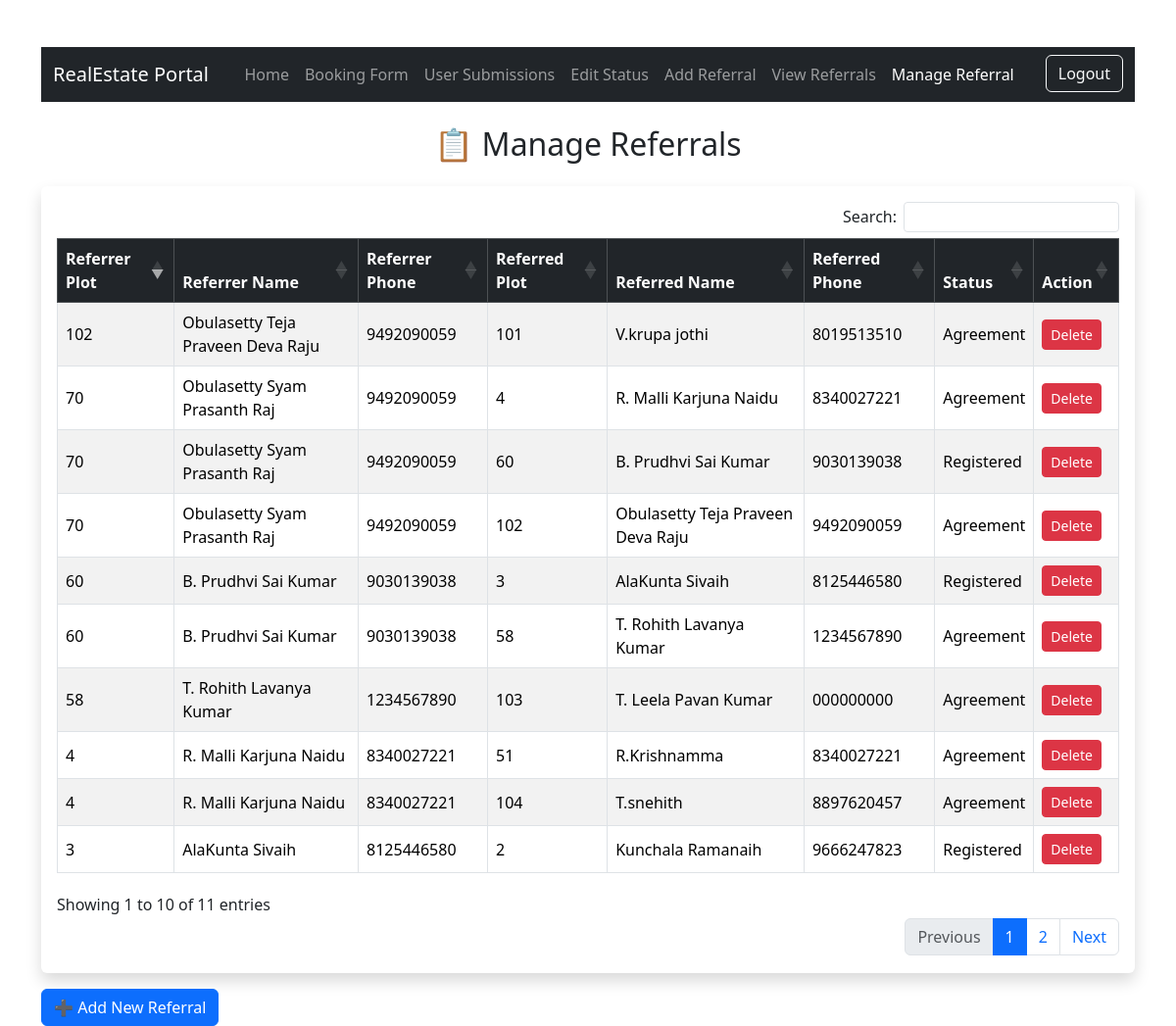
/manage_referrals.php, run on an earlier commit of the app's database.
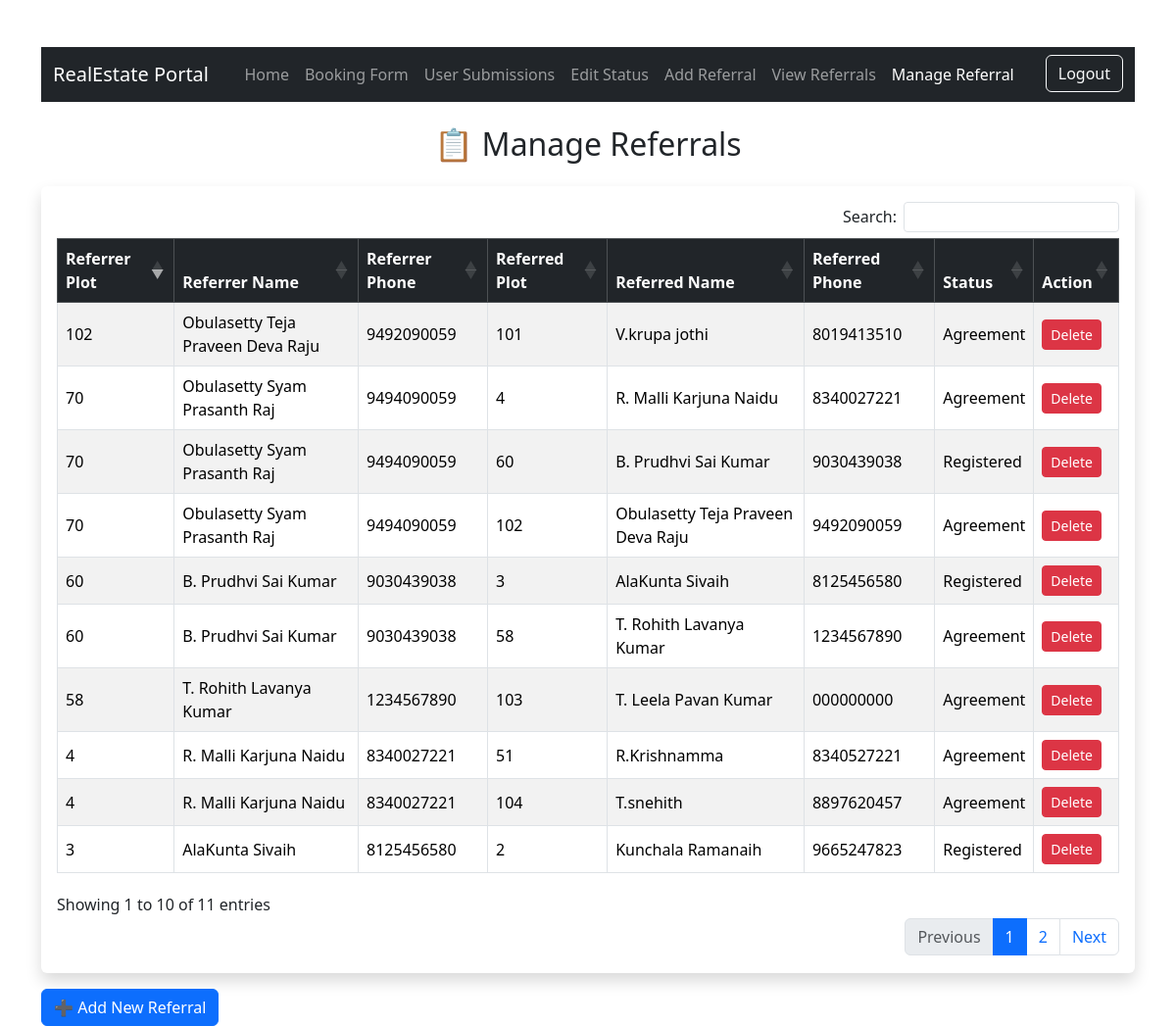
And on a later commit of the database.
### tables this page shows
CREATE TABLE `referrals` (
  `id` int(11) NOT NULL,
  `referrer_id` int(11) NOT NULL,
  `referrer_plot` varchar(50) NOT NULL,
  `referred_user_id` int(11) NOT NULL,
  `referred_plot` varchar(50) NOT NULL,
  `status` enum('Pending','Agreement') DEFAULT 'Pending',
  `created_at` timestamp NULL DEFAULT current_timestamp()
);

CREATE TABLE `user_details` (
  `id` int(11) NOT NULL,
  `name` varchar(100) DEFAULT NULL,
  `phone` varchar(20) DEFAULT NULL,
  `plot` varchar(50) DEFAULT NULL,
  `status` varchar(50) DEFAULT NULL,
  `created_at` timestamp NOT NULL DEFAULT current_timestamp(),
  `registered_date` datetime DEFAULT NULL,
  `booked_date` datetime DEFAULT NULL,
  `agreement_date` datetime DEFAULT NULL,
  `referral_bonus` int(11) DEFAULT 0
);

### manage_referrals.php (the view, shortened to what this page needs)
<?php
include 'db_config.php';
$query = "
  SELECT r.id,
         ur.plot AS referrer_plot, ur.name AS referrer_name, ur.phone AS referrer_phone,
         ue.plot AS referred_plot, ue.name AS referred_name, ue.phone AS referred_phone, ue.status
  FROM referrals r
  JOIN user_details ur ON r.referrer_id = ur.id
  JOIN user_details ue ON r.referred_user_id = ue.id
  ORDER BY r.id DESC
";
$result = $conn->query($query);
?>
<!DOCTYPE html>
<html lang="en">
<head>
  <link href="https://cdn.jsdelivr.net/npm/bootstrap@5.3.2/dist/css/bootstrap.min.css" rel="stylesheet"/>
  <link href="https://cdn.datatables.net/1.13.4/css/dataTables.bootstrap5.min.css" rel="stylesheet"/>
  <link href="https://cdn.datatables.net/buttons/2.4.1/css/buttons.bootstrap5.min.css" rel="stylesheet"/>
</head>
<body class="container mt-5">
<nav class="navbar navbar-expand-lg navbar-dark bg-dark">
    <div class="container">
      <a class="navbar-brand" href="index.php">RealEstate Portal</a>
      <div class="collapse navbar-collapse" id="navbarNav">
        <ul class="navbar-nav ms-auto">
          <li class="nav-item"><a class="nav-link" href="index.php">Home</a></li>
          <li class="nav-item"><a class="nav-link " href="book.php">Booking Form</a></li>
          <li class="nav-item"><a class="nav-link" href="User-data.php">User Submissions</a></li>
          <li class="nav-item"><a class="nav-link" href="Edit.php">Edit Status</a></li>
          <li class="nav-item"><a class="nav-link " href="add_referral.php">Add Referral</a></li>
          <li class="nav-item"><a class="nav-link " href="referral_tree.php">View Referrals</a></li>
          <li class="nav-item"><a class="nav-link active  " href="manage_referrals.php">Manage Referral</a></li>
          <li class="nav-item ms-4"><a class="btn btn-outline-light" href="logout.php">Logout</a></li>
        </ul>
      </div>
    </div>
  </nav>
  <br/>
  <h2 class="mb-4 text-center">📋 Manage Referrals</h2>
  <div class="table-responsive bg-white p-3 shadow rounded">
    <table id="refTable" class="table table-bordered table-striped align-middle">
      <thead class="table-dark">
        <tr>
          <th>Referrer Plot</th>
          <th>Referrer Name</th>
          <th>Referrer Phone</th>
          <th>Referred Plot</th>
          <th>Referred Name</th>
          <th>Referred Phone</th>
          <th>Status</th>
          <th>Action</th>
        </tr>
      </thead>
      <tbody>
        <?php while ($row = $result->fetch_assoc()): ?>
          <tr>
            <td><?= htmlspecialchars($row['referrer_plot']) ?></td>
            <td><?= htmlspecialchars($row['referrer_name']) ?></td>
            <td><?= htmlspecialchars($row['referrer_phone']) ?></td>
            <td><?= htmlspecialchars($row['referred_plot']) ?></td>
            <td><?= htmlspecialchars($row['referred_name']) ?></td>
            <td><?= htmlspecialchars($row['referred_phone']) ?></td>
            <td><?= htmlspecialchars($row['status']) ?></td>
            <td>
              <a href="?delete=<?= $row['id'] ?>"
                 class="btn btn-sm btn-danger"
                 onclick="return confirm('Are you sure you want to delete this referral?')">Delete</a>
            </td>
          </tr>
        <?php endwhile; ?>
      </tbody>
    </table>
  </div>
  <a href="add_referral.php" class="btn btn-primary mt-3">➕ Add New Referral</a>
</body>
</html>

What changed in the data, as far as the page shows it:
changed through a linked row, referrals "R.Krishnamma": user_details.phone "8340027221" → "8340527221"
changed through a linked row, referrals (number 4 of 10 on the later page): user_details.phone "9492090059" → "9494090059"
changed through a linked row, referrals "Kunchala Ramanaih": user_details.phone "8125446580" → "8125456580"; user_details.phone "9666247823" → "9665247823"
changed through a linked row, referrals (number 6 of 10 on the later page): user_details.phone "9030139038" → "9030439038"; user_details.phone "8125446580" → "8125456580"
changed through a linked row, referrals (number 7 of 10 on the later page): user_details.phone "9030139038" → "9030439038"
changed through a linked row, referrals "V.krupa jothi": user_details.phone "8019513510" → "8019413510"
changed through a linked row, referrals (number 9 of 10 on the later page): user_details.phone "9492090059" → "9494090059"; user_details.phone "9030139038" → "9030439038"
changed through a linked row, referrals (number 10 of 10 on the later page): user_details.phone "9492090059" → "9494090059"
